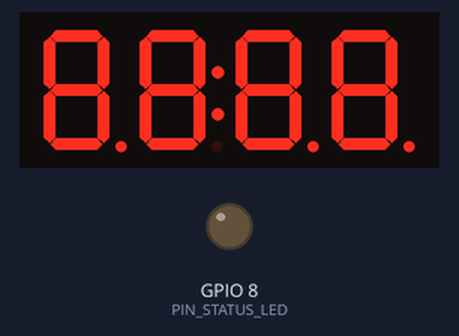
Bench run of a program on a simulated ESP32-C3. Parts: 4-digit seven-segment display, output pins drawn as LEDs (lit = HIGH). WiFi joins after 1.5 s; servers stay silent unless stated; the local clock reads 2024-03-15 10:24:30 at power-on unless the program sets it; what the program prints to the serial monitor is not drawn.

Above: at 0.4 s.
At 2.1 s:
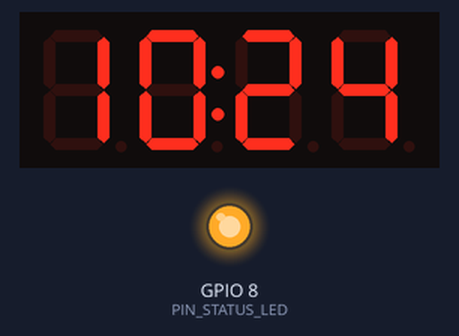
At 38.1 s:
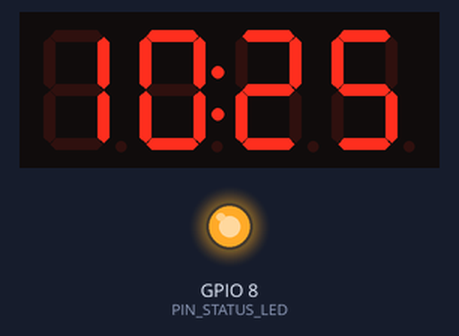
Timing chart, 0 to 39.6 s (numbered marks = the images above):
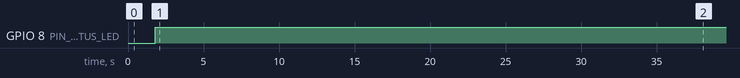

The program:

main.cpp
```cpp
#include <Arduino.h>
#include <TM1637Display.h>
#include <WiFi.h>
#include <esp_sntp.h>
#include <time.h>

#include "config.h"

TM1637Display display(PIN_CLK, PIN_DIO);

static bool ntpStarted = false;
static uint32_t wifiAttemptAt = 0;
// 和 BRIGHTNESS_OFF（0xFF）分开。0xFF 表示已经关掉，0xFE 表示下一帧必须重刷。
static const uint8_t BRIGHTNESS_UNSET = 0xFE;
static uint8_t appliedBrightness = BRIGHTNESS_UNSET;
static int shownValue = -1;
static int shownColon = -1;
enum AnimKind { ANIM_NONE = 0, ANIM_WORK, ANIM_SLEEP };

static AnimKind animKind = ANIM_NONE;
static uint32_t animStart = 0;
static int workAnimYday = -1;
static int sleepAnimYday = -1;

static const uint8_t GLYPH_G = SEG_A | SEG_B | SEG_C | SEG_D | SEG_F | SEG_G;
static const uint8_t GLYPH_O = SEG_A | SEG_F | SEG_B | SEG_G;
static const uint8_t kStrokes[] = {SEG_A, SEG_B, SEG_C, SEG_D, SEG_E, SEG_F};
static const uint8_t STROKE_COUNT = 6;
static const uint8_t RING = SEG_A | SEG_B | SEG_C | SEG_D | SEG_E | SEG_F;
static const uint32_t STROKE_MS = 200;
static const uint32_t FLASH_SLOT_MS = 400;
static const uint8_t FLASH_TIMES = 3;
static const uint32_t SLEEP_BUILD_MS = 4UL * STROKE_COUNT * STROKE_MS;
static const uint32_t SLEEP_ROUND_MS = SLEEP_BUILD_MS + FLASH_TIMES * FLASH_SLOT_MS;

static void setStatusLed(bool on) {
  digitalWrite(PIN_STATUS_LED, on ? LOW : HIGH);
}

static uint8_t brightnessFor(uint8_t hour, uint8_t minute) {
  const uint16_t nowMin = hour * 60 + minute;
  uint8_t level = BRIGHTNESS_TABLE[0].level;
  for (size_t i = 0; i < BRIGHTNESS_COUNT; i++) {
    const uint16_t slot =
        BRIGHTNESS_TABLE[i].hour * 60 + BRIGHTNESS_TABLE[i].minute;
    if (nowMin >= slot) {
      level = BRIGHTNESS_TABLE[i].level;
    }
  }
  if (level != BRIGHTNESS_OFF && level > 7) {
    level = 7;
  }
  return level;
}

static void applyBrightness(uint8_t level) {
  if (level == appliedBrightness) {
    return;
  }
  appliedBrightness = level;
  shownValue = -1;
  shownColon = -1;
  if (level == BRIGHTNESS_OFF) {
    display.setBrightness(0, false);
    display.clear();
    Serial.println("亮度档位: 关闭");
    return;
  }
  display.setBrightness(level, true);
  Serial.printf("亮度档位: %u\n", level);
}

static void showTime(const struct tm &t, bool colonOn) {
  const int value = t.tm_hour * 100 + t.tm_min;
  const int colon = colonOn ? 1 : 0;
  if (value == shownValue && colon == shownColon) {
    return;
  }
  shownValue = value;
  shownColon = colon;
  // 第二位的小数点在这块模块上就是中间的冒号。
  display.showNumberDecEx(value, colonOn ? 0x40 : 0x00, true);
}

static void paint(const uint8_t segs[4]) {
  shownValue = -1;
  shownColon = -1;
  display.setSegments(segs);
}

static void renderWorkFrame(uint32_t elapsed) {
  uint8_t segs[4] = {0, 0, 0, 0};
  display.setBrightness(WORK_ANIM_BRIGHTNESS, true);
  if ((elapsed / 500) % 2 == 0) {
    segs[0] = GLYPH_G;
    segs[1] = GLYPH_O | SEG_DP;
    segs[2] = GLYPH_G;
    segs[3] = GLYPH_O;
  }
  paint(segs);
}

static void renderSleepFrame(uint32_t elapsed) {
  const uint32_t cycle = elapsed % SLEEP_ROUND_MS;
  uint8_t segs[4] = {0, 0, 0, 0};
  display.setBrightness(4, true);

  if (cycle < SLEEP_BUILD_MS) {
    const uint32_t step = cycle / STROKE_MS;
    const uint8_t digit = step / STROKE_COUNT;
    const uint8_t strokesOn = step % STROKE_COUNT;
    uint8_t partial = 0;
    for (uint8_t i = 0; i <= strokesOn; i++) {
      partial |= kStrokes[i];
    }
    for (uint8_t d = 0; d < digit; d++) {
      segs[d] = RING;
    }
    segs[digit] = partial;
  } else if (((cycle - SLEEP_BUILD_MS) % FLASH_SLOT_MS) < FLASH_SLOT_MS / 2) {
    segs[0] = segs[1] = segs[2] = segs[3] = RING;
  }

  paint(segs);
}

static void beginAnim(AnimKind kind) {
  animKind = kind;
  animStart = millis();
  appliedBrightness = BRIGHTNESS_UNSET;
  Serial.println(kind == ANIM_WORK ? "上班提醒" : "睡觉提醒");
  if (kind == ANIM_WORK) {
    renderWorkFrame(0);
  } else {
    renderSleepFrame(0);
  }
}

static bool startScheduledAnim(const struct tm &t) {
  if (animKind != ANIM_NONE) {
    return false;
  }
  if (t.tm_hour == WORK_ANIM_HOUR && t.tm_min == WORK_ANIM_MINUTE &&
      t.tm_yday != workAnimYday) {
    workAnimYday = t.tm_yday;
    beginAnim(ANIM_WORK);
    return true;
  }
  if (t.tm_hour == SLEEP_ANIM_HOUR && t.tm_min == SLEEP_ANIM_MINUTE &&
      t.tm_yday != sleepAnimYday) {
    sleepAnimYday = t.tm_yday;
    beginAnim(ANIM_SLEEP);
    return true;
  }
  return false;
}

static bool playScheduledAnim() {
  if (animKind == ANIM_NONE) {
    return false;
  }
  const uint32_t elapsed = millis() - animStart;
  if (elapsed >= ANIM_DURATION_MS) {
    animKind = ANIM_NONE;
    appliedBrightness = BRIGHTNESS_UNSET;
    shownValue = -1;
    shownColon = -1;
    return false;
  }
  if (animKind == ANIM_WORK) {
    renderWorkFrame(elapsed);
  } else {
    renderSleepFrame(elapsed);
  }
  return true;
}

static void showWaiting() {
  uint8_t segs[4] = {SEG_G, SEG_G, SEG_G, SEG_G};
  if ((millis() / 500) % 2 == 0) {
    segs[1] |= 0x80;
  }
  shownValue = -1;
  shownColon = -1;
  display.setSegments(segs);
}

static void onTimeSync(struct timeval *tv) {
  (void)tv;
  Serial.println("NTP 校时成功");
}

static void startNtp() {
  if (ntpStarted) {
    return;
  }
  sntp_set_time_sync_notification_cb(onTimeSync);
  configTzTime(TIMEZONE, NTP_SERVER_1, NTP_SERVER_2, NTP_SERVER_3);
  sntp_set_sync_interval(NTP_RESYNC_MS);
  ntpStarted = true;
  Serial.println("已启动 NTP，之后每小时自动校时");
}

static void connectWifi() {
  Serial.printf("连接 WiFi: %s\n", WIFI_SSID);
  WiFi.begin(WIFI_SSID, WIFI_PASSWORD);
  wifiAttemptAt = millis();
}

static void maintainWifi() {
  if (WiFi.status() == WL_CONNECTED) {
    startNtp();
    return;
  }
  const uint32_t now = millis();
  if (wifiAttemptAt != 0 && now - wifiAttemptAt < WIFI_RETRY_MS) {
    return;
  }
  connectWifi();
}

static bool readTime(struct tm &out) {
  const time_t now = time(nullptr);
  // 2023-11-14 之前视为还没有完成校时。
  if (now < 1700000000) {
    return false;
  }
  localtime_r(&now, &out);
  return true;
}

static void startupSweep() {
  const uint8_t full[4] = {0xFF, 0xFF, 0xFF, 0xFF};
  for (uint8_t level = 0; level <= 7; level++) {
    display.setBrightness(level, true);
    display.setSegments(full);
    delay(160);
  }
  appliedBrightness = BRIGHTNESS_UNSET;
}

void setup() {
  Serial.begin(115200);
  delay(300);
  Serial.println();
  Serial.println("ESP32-C3 Super Mini 时钟启动");

  pinMode(PIN_STATUS_LED, OUTPUT);
  setStatusLed(true);

  display.clear();
  startupSweep();
  applyBrightness(BOOT_BRIGHTNESS);
  showWaiting();

  WiFi.persistent(false);
  WiFi.mode(WIFI_STA);
  WiFi.setSleep(false);
  WiFi.setAutoReconnect(true);
  WiFi.setHostname("esp32c3-clock");

  if (strcmp(WIFI_SSID, "你的WiFi名称") == 0) {
    Serial.println("请先修改 include/config.h 中的 WIFI_SSID 和 WIFI_PASSWORD");
  }
  connectWifi();
}

void loop() {
  maintainWifi();

  struct tm nowTm;
  if (readTime(nowTm)) {
    setStatusLed(false);
    if (playScheduledAnim() || startScheduledAnim(nowTm)) {
      delay(100);
      return;
    }
    const uint8_t level = brightnessFor(nowTm.tm_hour, nowTm.tm_min);
    applyBrightness(level);
    if (level != BRIGHTNESS_OFF) {
      showTime(nowTm, (nowTm.tm_sec % 2) == 0);
    }
  } else {
    setStatusLed((millis() / 400) % 2 == 0);
    applyBrightness(BOOT_BRIGHTNESS);
    showWaiting();
  }

  delay(100);
}
```

secrets.example.h
```cpp
#pragma once

#define WIFI_SSID "你的WiFi名称"
#define WIFI_PASSWORD "你的WiFi密码"
```

config.h
```cpp
#pragma once

// ============================================================
// WiFi 名称和密码在 include/secrets.h，这个文件不进入 Git。
// 换电脑时复制 include/secrets.example.h 为 include/secrets.h 再填写。
// ============================================================
#include "secrets.h"

// ============================================================
// 接线（ESP32-C3 Super Mini  <->  TM1637 四位数码管）
//
//   数码管 CLK  ->  GPIO3（紫线）
//   数码管 DIO  ->  GPIO4（蓝线）
//   数码管 VCC  ->  3V3（绿线）
//   数码管 GND  ->  GND（黄线）
//
// 模块供电范围是 3.3V～5.5V，亮度 0～7 共 8 档。
// 接到 3V3，信号电平和 ESP32-C3 一致，最稳妥。
// 不要把 5V 接到板子的 3V3 脚。长期供电用 USB-C，或把 5V 电源接到 5V 脚。
// GPIO8 是板载蓝色 LED（低电平点亮），GPIO9 是 BOOT 键，都不要拿来接数码管。
// ============================================================
#define PIN_CLK 3
#define PIN_DIO 4
#define PIN_STATUS_LED 8

// 中国标准时间，无夏令时。POSIX 时区写法里 CST-8 表示 UTC+8。
#define TIMEZONE "CST-8"
#define NTP_SERVER_1 "ntp.aliyun.com"
#define NTP_SERVER_2 "ntp.tencent.com"
#define NTP_SERVER_3 "cn.pool.ntp.org"

// 一直通电，按这个间隔重复向 NTP 对时，抵消晶振漂移。
#define NTP_RESYNC_MS (60UL * 60UL * 1000UL)
#define WIFI_RETRY_MS 15000UL

// 还没拿到时间时使用的亮度，0 最暗，7 最亮。
#define BOOT_BRIGHTNESS 3

// 每天各播放一次，时长 30 秒。24 点就是 0 点。
// 上班动画用最亮；睡觉动画自己慢慢变暗，播完后午夜仍然关闭数码管。
#define ANIM_DURATION_MS 30000UL
#define WORK_ANIM_HOUR 9
#define WORK_ANIM_MINUTE 0
#define WORK_ANIM_BRIGHTNESS 7
#define SLEEP_ANIM_HOUR 0
#define SLEEP_ANIM_MINUTE 0

// 0 最暗但仍点亮，7 最亮。BRIGHTNESS_OFF 表示这段时间关闭数码管。
static const uint8_t BRIGHTNESS_OFF = 0xFF;

// 从该时刻起使用这一档，直到下一条。可按房间光线改数字。
struct BrightnessSlot {
  uint8_t hour;
  uint8_t minute;
  uint8_t level;
};

static const BrightnessSlot BRIGHTNESS_TABLE[] = {
    {0, 0, BRIGHTNESS_OFF},  // 00:00–02:00 关闭
    {2, 0, 0},               // 02:00 最暗，仍然点亮
    {6, 0, 1},               // 06:00 黎明
    {7, 0, 2},               // 07:00
    {8, 0, 4},               // 08:00 早晨
    {10, 0, 7},              // 10:00 白天最亮
    {17, 0, 5},              // 17:00 傍晚
    {19, 0, 3},              // 19:00
    {21, 0, 1},              // 21:00 夜间，仍然显示
};

static const size_t BRIGHTNESS_COUNT =
    sizeof(BRIGHTNESS_TABLE) / sizeof(BRIGHTNESS_TABLE[0]);
```

Measured:
- by itself, GPIO 8 (PIN_STATUS_LED): LOW → HIGH at 1.8 s
